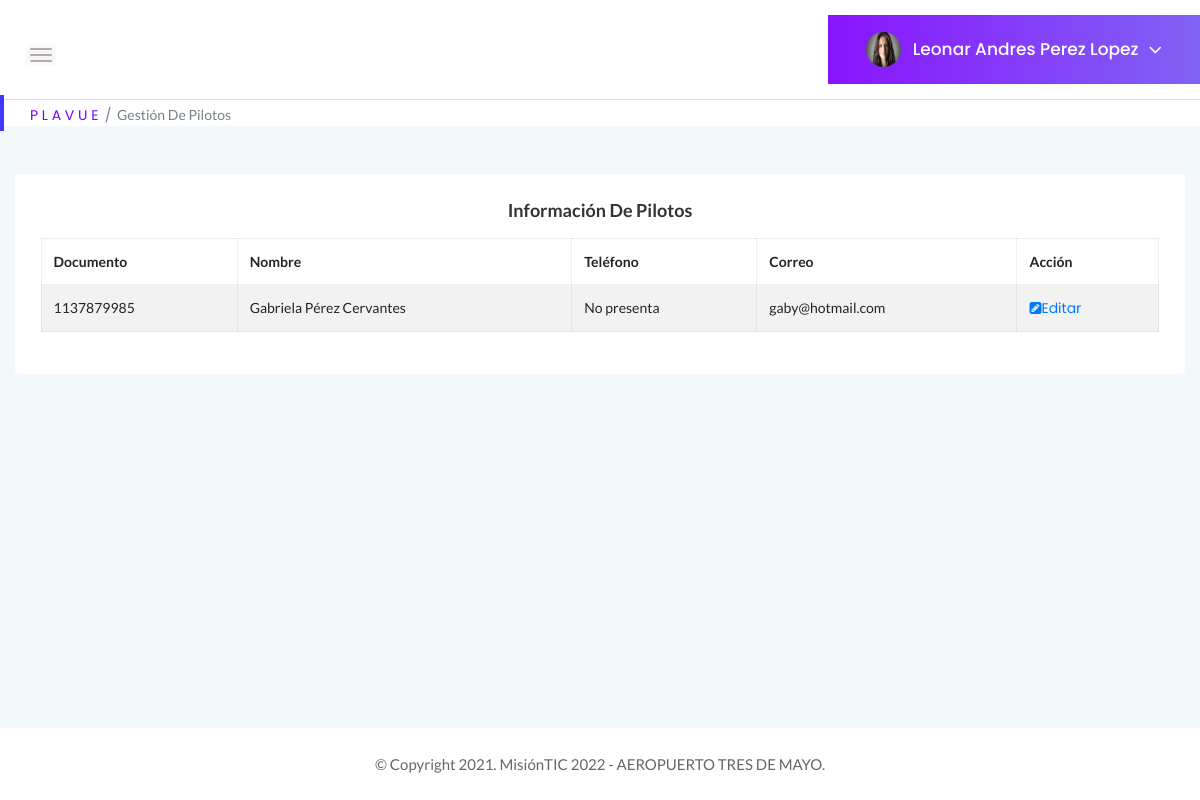
Before: /GestionPilotos (signed in) with the older database file.
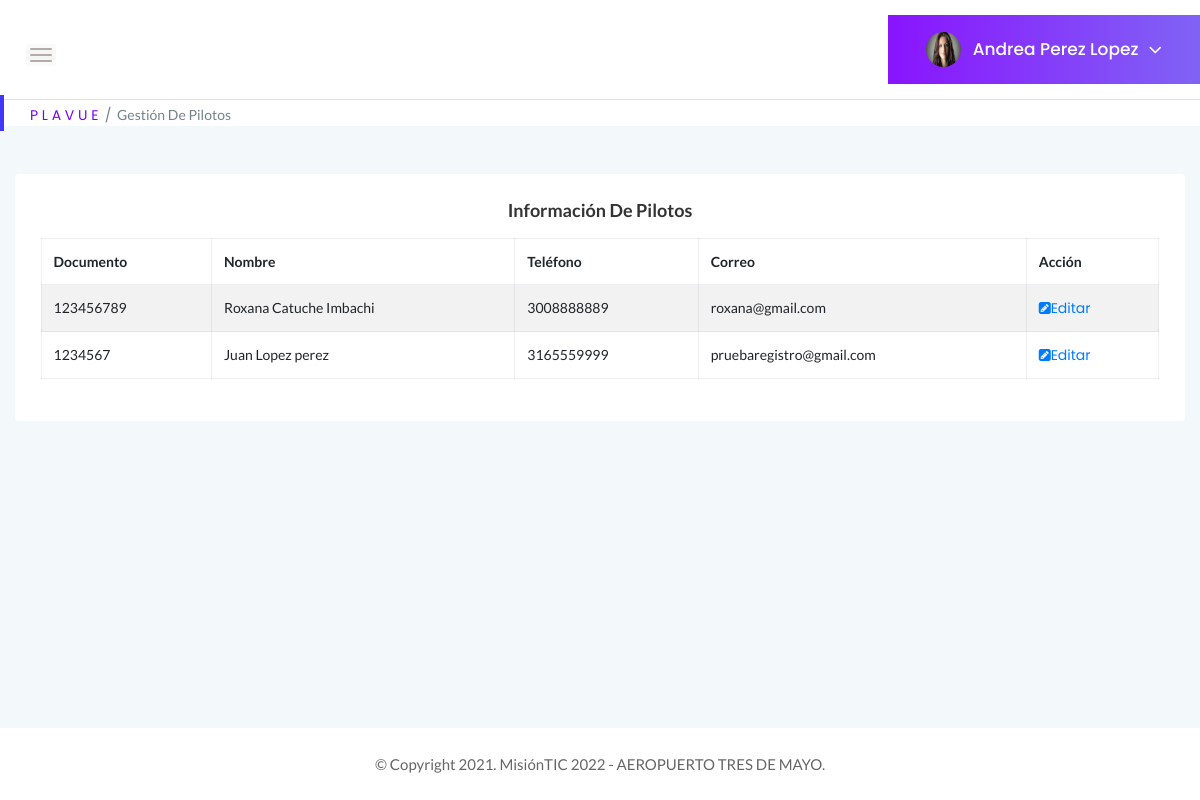
After: the same page with the newer database file.
### tables this page shows
CREATE TABLE Usuarios (Documento BIGINT UNIQUE, tipoDocumento INTEGER REFERENCES tipo_documento (id_documento) ON DELETE RESTRICT ON UPDATE RESTRICT MATCH SIMPLE, contraseña VARCHAR NOT NULL, tipoPerfil INTEGER REFERENCES Perfil (Id_perfil) ON DELETE RESTRICT ON UPDATE RESTRICT, estadoUsuario INTEGER REFERENCES Estado (Id_estado) ON DELETE RESTRICT ON UPDATE RESTRICT, Nombre VARCHAR (100) NOT NULL, correo VARCHAR (100) UNIQUE PRIMARY KEY NOT NULL, fechaNacimiento DATE, sexo INTEGER REFERENCES Genero (Id_genero) ON DELETE RESTRICT ON UPDATE RESTRICT, Celular BIGINT, nacionalidad INTEGER REFERENCES Nacionalidad (Id_pais) ON DELETE RESTRICT ON UPDATE RESTRICT, nombreContacto VARCHAR (100), numeroContacto BIGINT);

### app.py (the view)
@app.route("/GestionPilotos", methods=["GET"])
def Gestion_pilotos():
    if "usuario" in session:
        if request.method == "GET":
            tipoPerfil = 2
            try:
                with sqlite3.connect("Plavue.db") as con:
                    con.row_factory = sqlite3.Row
                    cur = con.cursor()
                    cur.execute("SELECT * FROM Usuarios WHERE correo = ?", [session["usuario"]])
                    query = cur.fetchone()
                with sqlite3.connect("Plavue.db") as con1:
                    con1.row_factory = sqlite3.Row
                    cur1 = con1.cursor()
                    cur1.execute("SELECT * FROM Usuarios WHERE tipoPerfil =? ", [tipoPerfil])
                    query2 = cur1.fetchall()
                    if query2 is None:
                        return "Usuario no existe!"
                return render_template("GestionPilotos.html", perfil = query, tabla = query2)
            except Error as er:
                print('SQLite error: %s' % (' '.join(er.args)))
                print('SQLite traceback: ')
        return render_template('GestionPilotos.html')
    return render_template("Login.html")

### templates/GestionPilotos.html (shortened to what the changed rows need)
<!doctype html>
<html class="no-js" lang="en">
    <head>
        <link rel="stylesheet" href="{{ url_for('static', filename='css/bootstrap.min.css') }}">
        <link rel="stylesheet" href="{{ url_for('static', filename='css/font-awesome.min.css') }}">
        <link rel="stylesheet" href="{{ url_for('static', filename='css/themify-icons.css') }}">
        <link rel="stylesheet" href="{{ url_for('static', filename='css/metisMenu.css') }}">
        <link rel="stylesheet" href="{{ url_for('static', filename='css/owl.carousel.min.css') }}">
        <link rel="stylesheet" href="{{ url_for('static', filename='css/slicknav.min.css') }}">
        <link rel="stylesheet" href="https://www.amcharts.com/lib/3/plugins/export/export.css" type="text/css" media="all" />
        <link rel="stylesheet" type="text/css" href="{{ url_for('static', filename='css/tables/jquery.dataTables.css') }}">
        <link rel="stylesheet" type="text/css" href="{{ url_for('static', filename='css/tables/dataTables.bootstrap4.min.css') }}">
        <link rel="stylesheet" type="text/css" href="{{ url_for('static', filename='css/tables/responsive.bootstrap.min.css') }}">
        <link rel="stylesheet" type="text/css" href="{{ url_for('static', filename='css/tables/responsive.jqueryui.min.css') }}">
        <link rel="stylesheet" href="{{ url_for('static', filename='css/typography.css') }}">
        <link rel="stylesheet" href="{{ url_for('static', filename='css/default-css.css') }}">
        <link rel="stylesheet" href="{{ url_for('static', filename='css/styles.css') }}">
        <link rel="stylesheet" href="{{ url_for('static', filename='css/responsive.css') }}">
        <link rel="stylesheet" href="{{ url_for('static', filename='js/vendor/select2.css') }}">
    </head>
<body>
    <div class="page-container">
        <div class="main-content">
            <div class="header-area">
                <div class="row align-items-center">
                    <div class="col-sm-6 clearfix">
                        <div class="user-profile pull-right">
                            <img class="avatar user-thumb" src="static/images/icon/admin.jpg" alt="avatar">
                            <h4 class="user-name dropdown-toggle" data-toggle="dropdown">{{perfil[5]}}<i class="fa fa-angle-down"></i></h4>
                        </div>
                    </div>
                </div>
            </div>
            <div class="body main-content-inner">
                <div class="row">
                    <div class="col-12 mt-5">
                        <div class="card">
                            <div class="card-body">
                                <section class="panel">
                                    <div class="panel-body">
                                        <table class="table table-bordered table-striped mb-none" id="datatable-gestionpilotos" data-swf-path="static/vendor/jquery-datatables/extras/TableTools/swf/copy_csv_xls_pdf.swf">
                                            <thead>
                                                <tr>
                                                    <th>Documento</th>
                                                    <th>Nombre</th>
                                                    <th>Teléfono</th>
                                                    <th>Correo</th>
                                                    <th>Acción</th>
                                                </tr>
                                            </thead>
                                            <tbody>
                                                {% for r in tabla %}
                                                <tr class="gradeX">
                                                    <td>{{ r ['Documento'] }}</td>
                                                    <td>{{ r ['Nombre'] }}</td>
                                                    <td>{{ r ['Celular']}}</td>
                                                    <td name="Correopiloto" class="center">{{ r ['Correo' ]}}</td>
                                                    <td class="center"><div ><a href="../EditarPiloto/{{r ['Correo']}}"><i
                                                        class="fa fa-pencil-square"></i>Editar</a></div></td>
                                                </tr>
                                                {% endfor %}
                                            </tbody>
                                        </table>
                                    </div>
                            </div>
                        </div>
                    </div>
                </div>
            </div>
        </div>
    </div>
</body>
</html>

Changed rows visible on the page:
no longer on this page (row edited): Usuarios: Documento "1137879985", Nombre "Gabriela Pérez Cervantes", Celular "No presenta", correo "gaby@hotmail.com"
changed Usuarios: Nombre "Leonar Andres Perez Lopez" → "Andrea Perez Lopez"
added Usuarios: Documento "123456789", Nombre "Roxana Catuche Imbachi", Celular "3008888889", correo "roxana@gmail.com"
added Usuarios: Documento "1234567", Nombre "Juan Lopez perez", Celular "3165559999", correo "pruebaregistro@gmail.com"
